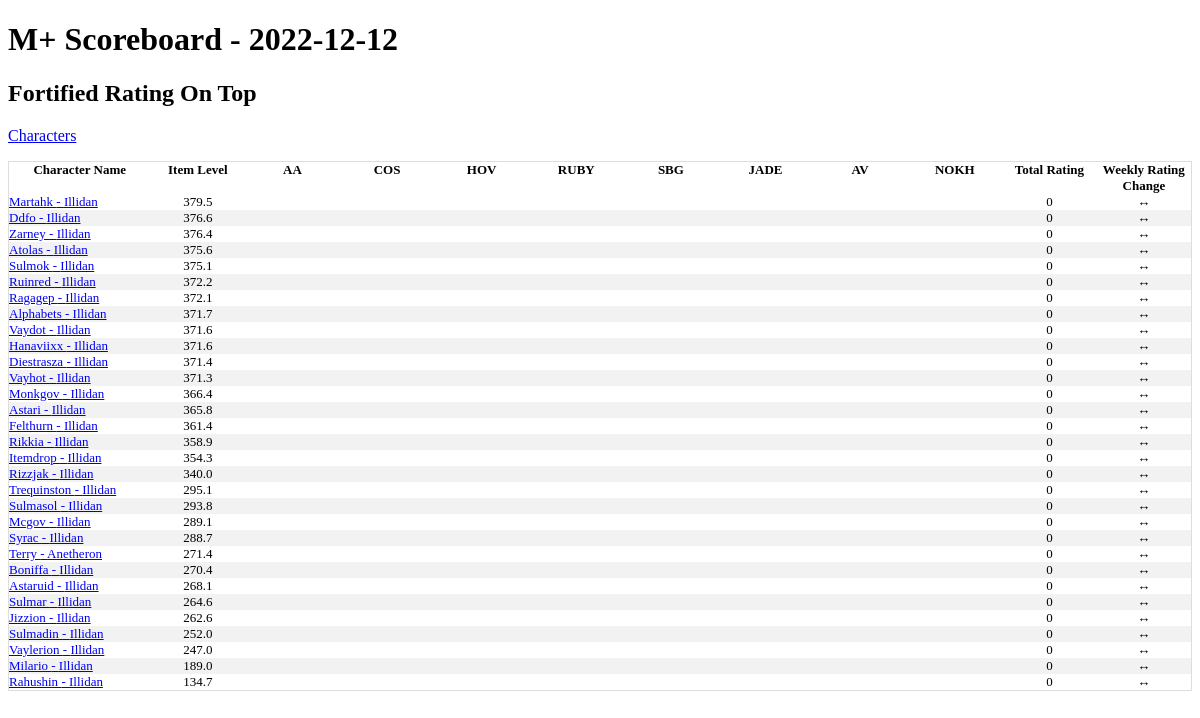
The page / on the database its author committed.
### tables this page shows
CREATE TABLE season_best_pivot_ext(
  name TEXT,
  realm TEXT,
  region TEXT,
  scoreboard_date TEXT,
  total_rating,
  "Algeth'ar Academy Fortified",
  "Algeth'ar Academy Tyrannical",
  "Court of Stars Fortified",
  "Court of Stars Tyrannical",
  "Halls of Valor Fortified",
  "Halls of Valor Tyrannical",
  "Ruby Life Pools Fortified",
  "Ruby Life Pools Tyrannical",
  "Shadowmoon Burial Grounds Fortified",
  "Shadowmoon Burial Grounds Tyrannical",
  "Temple of the Jade Serpent Fortified",
  "Temple of the Jade Serpent Tyrannical",
  "The Azure Vault Fortified",
  "The Azure Vault Tyrannical",
  "The Nokhud Offensive Fortified",
  "The Nokhud Offensive Tyrannical",
  daily_rating_change,
  pr_AA_for TEXT,
  pr_AA_tyr TEXT,
  pr_COS_for TEXT,
  pr_COS_tyr TEXT,
  pr_HOV_for TEXT,
  pr_HOV_tyr TEXT,
  pr_RUBY_for TEXT,
  pr_RUBY_tyr TEXT,
  pr_SBG_for TEXT,
  pr_SBG_tyr TEXT,
  pr_JADE_for TEXT,
  pr_JADE_tyr TEXT,
  pr_AV_for TEXT,
  pr_AV_tyr TEXT,
  pr_NOKH_for TEXT,
  pr_NOKH_tyr TEXT
);

### app.py (the view)
@app.route('/')
def index():
    conn = create_connection()
    cursor  = conn.cursor()
    data = cursor.execute("""select scoreboard.*
    ,char.derived_item_level
     from
    (
        select * from base_characters base left join season_best_pivot_ext piv
    on upper(base.name) = upper(piv.name)
    and upper(base.realm) = upper(piv.realm)
    and upper(base.region) = upper(piv.region)
    where scoreboard_date = (select max(scoreboard_date) from  season_best_pivot_ext)
    order by total_rating desc
    ) scoreboard
    left join
    (
        Select Name,realm,region,round(avg(derived_item_level),1) as derived_item_level
        from character_gear_ext
        where last_crawled_at = (select max(last_crawled_at) from character_gear_ext)
        group by Name,realm,region
    )char
    on scoreboard.name  = char.name
    and scoreboard.realm = char.realm
    and scoreboard.region=char.region
    order by char.derived_item_level desc
    """).fetchall()
    max_date = cursor.execute('select max(scoreboard_date) as max_date from season_best_pivot_ext').fetchone()
    print('hi')
    return render_template('index.html',data=data,max_date = max_date)

### app.py (called while the page is built)
def create_connection():
    conn = None
    try:
        file ="/home/terrysey/MythicPlus/mplus.db"
        conn = sqlite3.connect(file
        ,detect_types=sqlite3.PARSE_DECLTYPES)
        conn.row_factory=sqlite3.Row
        return conn
    except Error as e:
        print(e)
        try:
            file="/Users/terryseyler/git/mythicplus/mplus.db"
            conn = sqlite3.connect(file
            ,detect_types=sqlite3.PARSE_DECLTYPES)
            conn.row_factory=sqlite3.Row
            return conn
        except Error as e:
            print(e)
            try:
                file="C:/Users/tlsey/git/MythicPlus/mplus.db"
                conn = sqlite3.connect(file
                ,detect_types=sqlite3.PARSE_DECLTYPES)
                conn.row_factory=sqlite3.Row
                return conn
            except Error as e:
                print(e)

### templates/index.html (shortened to what this page needs)
<!doctype html>
<link rel="stylesheet" href="{{ url_for('static', filename='style.css') }}">
<html>
<h1>M+ Scoreboard - {{max_date['max_date']}} </h1>
<h2>Fortified Rating On Top</h2>
<p><a href="{{url_for('character_list')}}">Characters</a></p>
<table class="scoreboard">
<thead>
    <th>Character Name</td>
    <th>Item Level</th>
    <th>AA</th>
    <th>COS</th>
    <th>HOV</th>
    <th>RUBY</th>
    <th>SBG</th>
    <th>JADE</th>
    <th>AV</th>
    <th>NOKH</th>
    <th>Total Rating</th>
    <th>Weekly Rating Change</th>
    </thead>
{% for data in data %}
<tr>
    <td><a href="{{url_for('character_name',character_name=data['name'],realm=data['realm'],region=data['region'])}}">{{ data['name'] }} - {{data['realm']}}</a></td>
    <td>{{ data['derived_item_level'] }}</td>
    <td>
    <br>
    </td>
    <td>
    <br>
    </td>
    <td>
    <br>
    </td>
    <td>
    <br>
    </td>
    <td>
    <br>
    </td>
    <td>
    <br>
    </td>
    <td>
    <br>
    </td>
    <td>
    <br>
    </td>
    <td>{{ data['total_rating'] }}</td>
   {% if data['daily_rating_change'] > 0 %}
     <td>&uarr; {{ data['daily_rating_change'] }}</td>
   {% elif data['daily_rating_change']  < 0 %}
     <td>&darr;{{ data['daily_rating_change'] }}</td>
   {% else %}
     <td>&harr;</td>
   {% endif %}
{% endfor %}
</table>
</html>

### static/style.css (style rules this page uses)
th, td { text-align: left; vertical-align:top; padding: 0px; font-size: 13px; }
table.scoreboard { border-collapse: collapse; border-spacing: 0; width: 100%; border: 1px solid #ddd; }
.scoreboard tr td, .scoreboard thead th { text-align: center; width: 8% }
.scoreboard tr td:nth-child(1) { text-align: left; width: 12%; }
tr:nth-child(even) { background-color: #f2f2f2; }

### rows shown on the page
season_best_pivot_ext: name "Martahk", realm "Illidan", derived_item_level "379.5", total_rating "0"
season_best_pivot_ext: name "Ddfo", realm "Illidan", derived_item_level "376.6", total_rating "0"
season_best_pivot_ext: name "Zarney", realm "Illidan", derived_item_level "376.4", total_rating "0"
season_best_pivot_ext: name "Atolas", realm "Illidan", derived_item_level "375.6", total_rating "0"
season_best_pivot_ext: name "Sulmok", realm "Illidan", derived_item_level "375.1", total_rating "0"
season_best_pivot_ext: name "Ruinred", realm "Illidan", derived_item_level "372.2", total_rating "0"
season_best_pivot_ext: name "Ragagep", realm "Illidan", derived_item_level "372.1", total_rating "0"
season_best_pivot_ext: name "Alphabets", realm "Illidan", derived_item_level "371.7", total_rating "0"
season_best_pivot_ext: name "Vaydot", realm "Illidan", derived_item_level "371.6", total_rating "0"
season_best_pivot_ext: name "Hanaviixx", realm "Illidan", derived_item_level "371.6", total_rating "0"
season_best_pivot_ext: name "Diestrasza", realm "Illidan", derived_item_level "371.4", total_rating "0"
season_best_pivot_ext: name "Vayhot", realm "Illidan", derived_item_level "371.3", total_rating "0"
season_best_pivot_ext: name "Monkgov", realm "Illidan", derived_item_level "366.4", total_rating "0"
season_best_pivot_ext: name "Astari", realm "Illidan", derived_item_level "365.8", total_rating "0"
season_best_pivot_ext: name "Felthurn", realm "Illidan", derived_item_level "361.4", total_rating "0"
season_best_pivot_ext: name "Rikkia", realm "Illidan", derived_item_level "358.9", total_rating "0"
season_best_pivot_ext: name "Itemdrop", realm "Illidan", derived_item_level "354.3", total_rating "0"
season_best_pivot_ext: name "Rizzjak", realm "Illidan", derived_item_level "340.0", total_rating "0"
season_best_pivot_ext: name "Trequinston", realm "Illidan", derived_item_level "295.1", total_rating "0"
season_best_pivot_ext: name "Sulmasol", realm "Illidan", derived_item_level "293.8", total_rating "0"
season_best_pivot_ext: name "Mcgov", realm "Illidan", derived_item_level "289.1", total_rating "0"
season_best_pivot_ext: name "Syrac", realm "Illidan", derived_item_level "288.7", total_rating "0"
season_best_pivot_ext: name "Terry", realm "Anetheron", derived_item_level "271.4", total_rating "0"
season_best_pivot_ext: name "Boniffa", realm "Illidan", derived_item_level "270.4", total_rating "0"
season_best_pivot_ext: name "Astaruid", realm "Illidan", derived_item_level "268.1", total_rating "0"
season_best_pivot_ext: name "Sulmar", realm "Illidan", derived_item_level "264.6", total_rating "0"
season_best_pivot_ext: name "Jizzion", realm "Illidan", derived_item_level "262.6", total_rating "0"
season_best_pivot_ext: name "Sulmadin", realm "Illidan", derived_item_level "252.0", total_rating "0"
season_best_pivot_ext: name "Vaylerion", realm "Illidan", derived_item_level "247.0", total_rating "0"
season_best_pivot_ext: name "Milario", realm "Illidan", derived_item_level "189.0", total_rating "0"
season_best_pivot_ext: name "Rahushin", realm "Illidan", derived_item_level "134.7", total_rating "0"

### other values the page prints
{{ max_date['max_date'] }} "2022-12-12"
